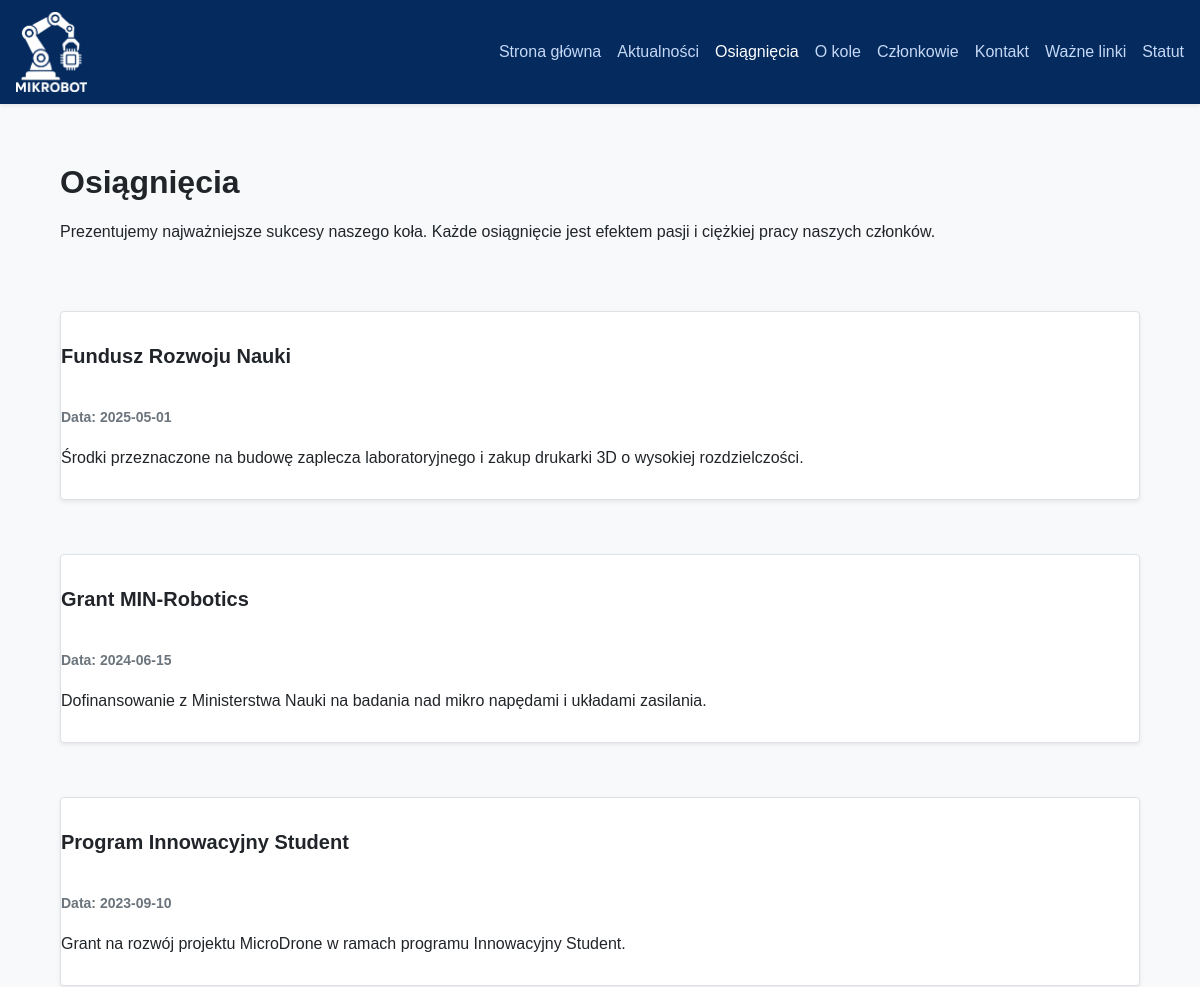
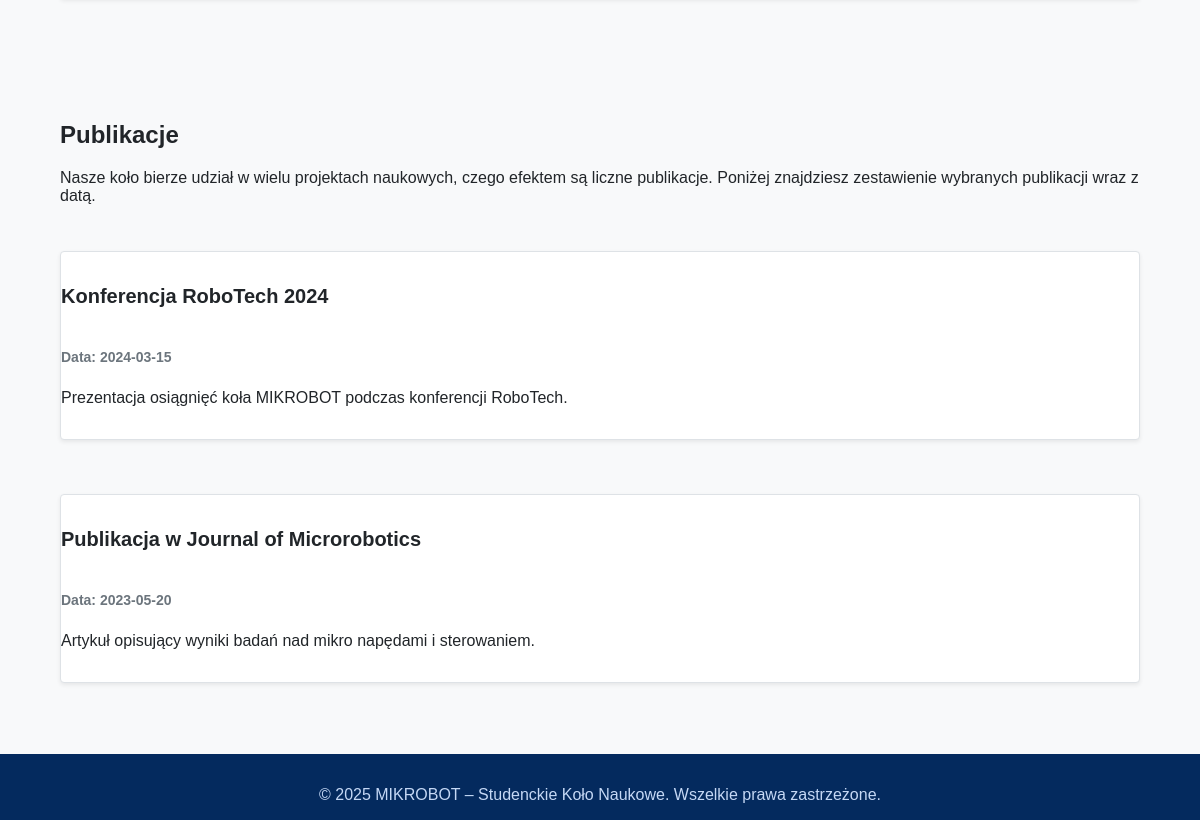
/achievements, run on the app's committed database (2 pictures, top to bottom).
### tables this page shows
CREATE TABLE achievements (
            id INTEGER PRIMARY KEY AUTOINCREMENT,
            title TEXT NOT NULL,
            description TEXT NOT NULL,
            date TEXT NOT NULL
        );

CREATE TABLE publications (
            id INTEGER PRIMARY KEY AUTOINCREMENT,
            title TEXT NOT NULL,
            description TEXT NOT NULL,
            date TEXT NOT NULL
        );

### app.py (the view)
@app.route("/achievements")
def achievements():
    conn = get_db_connection()
    achievements_list = conn.execute(
        """
        SELECT a.id, a.title, a.description, a.date,
               GROUP_CONCAT(ai.filename) AS images
        FROM achievements a
        LEFT JOIN achievement_images ai ON ai.achievement_id = a.id
        GROUP BY a.id
        ORDER BY a.date DESC, a.id DESC
        """
    ).fetchall()
    publications_list = conn.execute(
        """
        SELECT p.id, p.title, p.description, p.date,
               GROUP_CONCAT(pi.filename) AS images
        FROM publications p
        LEFT JOIN publication_images pi ON pi.publication_id = p.id
        GROUP BY p.id
        ORDER BY p.date DESC, p.id DESC
        """
    ).fetchall()
    conn.close()
    return render_template("achievements.html", achievements=achievements_list, publications=publications_list)

### app.py (called while the page is built)
def get_db_connection():
    conn = sqlite3.connect(DATABASE)
    conn.row_factory = sqlite3.Row
    return conn

@app.context_processor
def inject_now():
    return {
        "year": datetime.now().year,
        "admin_logged_in": session.get("admin_logged_in", False),
    }

### templates/achievements.html (shortened to what this page needs)
{% extends "layout.html" %}
{% block content %}
<div class="row mb-4">
  <div class="col-12">
    <h1>Osiągnięcia</h1>
    <p>
      Prezentujemy najważniejsze sukcesy naszego koła. Każde osiągnięcie
      jest efektem pasji i ciężkiej pracy naszych członków.
    </p>
  </div>
</div>
<div class="row">
  {% for ach in achievements %}
  <div class="col-12 mb-4">
    <div class="card horizontal-card shadow-sm h-100 {% if loop.index0 % 2 == 1 %}reverse{% endif %}">
      <div class="content-container d-flex flex-column">
        <h5 class="card-title">{{ ach['title'] }}</h5>
        <h6 class="card-subtitle mb-2 text-muted">Data: {{ ach['date'] }}</h6>
        <p class="card-text">{{ ach['description'] }}</p>
      </div>
    </div>
  </div>
  {% endfor %}
</div>
<div class="row mt-5">
  <div class="col-12">
    <h2>Publikacje</h2>
    <p>Nasze koło bierze udział w wielu projektach naukowych, czego efektem są liczne publikacje.
       Poniżej znajdziesz zestawienie wybranych publikacji wraz z datą.</p>
  </div>
</div>
<div class="row">
  {% for pub in publications %}
  <div class="col-12 mb-4">
    <div class="card horizontal-card shadow-sm h-100 {% if loop.index0 % 2 == 1 %}reverse{% endif %}">
      <div class="content-container d-flex flex-column">
        <h5 class="card-title">{{ pub['title'] }}</h5>
        <h6 class="card-subtitle mb-2 text-muted">Data: {{ pub['date'] }}</h6>
        <p class="card-text">{{ pub['description'] }}</p>
      </div>
    </div>
  </div>
  {% endfor %}
</div>
{% endblock %}

### templates/layout.html (shortened to what this page needs)
<!doctype html>
<html lang="pl">
  <head>
    <link rel="stylesheet" href="{{ url_for('static', filename='css/main.css') }}">
  </head>
  <body>
    <nav class="navbar shadow-sm">
      <div class="container d-flex align-items-center">
        <a class="navbar-brand" href="{{ url_for('index') }}">
          <img src="{{ url_for('static', filename='images/logo.png') }}" alt="MIKROBOT" class="logo">
        </a>
        <div id="navbarNav" class="navbar-collapse">
          <ul class="navbar-nav">
            <li class="nav-item"><a class="nav-link {% if request.path=='/' %}active{% endif %}" href="{{ url_for('index') }}">Strona główna</a></li>
            <li class="nav-item"><a class="nav-link {% if request.path.startswith('/news') %}active{% endif %}" href="{{ url_for('all_news') }}">Aktualności</a></li>
            <li class="nav-item"><a class="nav-link {% if request.path.startswith('/achievements') %}active{% endif %}" href="{{ url_for('achievements') }}">Osiągnięcia</a></li>
            <li class="nav-item"><a class="nav-link {% if request.path.startswith('/about') %}active{% endif %}" href="{{ url_for('about') }}">O kole</a></li>
            <li class="nav-item"><a class="nav-link {% if request.path.startswith('/members') %}active{% endif %}" href="{{ url_for('members') }}">Członkowie</a></li>
            <li class="nav-item"><a class="nav-link {% if request.path.startswith('/contact') %}active{% endif %}" href="{{ url_for('contact') }}">Kontakt</a></li>
            <li class="nav-item"><a class="nav-link {% if request.path.startswith('/links') %}active{% endif %}" href="{{ url_for('links') }}">Ważne linki</a></li>
            <li class="nav-item"><a class="nav-link {% if request.path.startswith('/statute') %}active{% endif %}" href="{{ url_for('statute') }}">Statut</a></li>
          </ul>
        </div>
      </div>
    </nav>
    <main class="flex-fill">
      <div class="container mt-4">
        {% block content %}{% endblock %}
      </div>
    </main>
    <footer>
      <div class="container">
        <p class="mb-0">&copy; {{ year }} MIKROBOT – Studenckie Koło Naukowe. Wszelkie prawa zastrzeżone.</p>
      </div>
    </footer>
  </body>
</html>

### static/css/main.css (style rules this page uses)
* { box-sizing: border-box; }
body { margin: 0; font-family: Arial, Helvetica, sans-serif; background-color: #f8f9fa; color: #212529; display: flex; flex-direction: column; min-height: 100vh; }
main { flex: 1 0 auto; }
.container { width: 90%; max-width: 1200px; margin: 0 auto; }
.row { display: flex; flex-wrap: wrap; margin-left: -15px; margin-right: -15px; }
.col-12 { flex: 0 0 100%; max-width: 100%; padding: 15px; }
.h-100 { height: 100% !important; }
.mb-0 { margin-bottom: 0 !important; }
.mb-2 { margin-bottom: 0.5rem !important; }
.mb-4 { margin-bottom: 1.5rem !important; }
.mt-4 { margin-top: 1.5rem !important; }
.mt-5 { margin-top: 3rem !important; }
.text-muted { color: #6c757d !important; }
.card { border: 1px solid #dee2e6; border-radius: 0.25rem; background-color: #fff; overflow: hidden; display: flex; flex-direction: column; height: 100%; color: #212529; }
.card-title { font-size: 1.25rem; font-weight: 600; margin-bottom: 0.5rem; }
.card-subtitle { font-size: 0.875rem; margin-bottom: 0.5rem; }
.card-text { flex: 1; margin-bottom: 1rem; }
.shadow-sm { box-shadow: 0 0.125rem 0.25rem rgba(0, 0, 0, 0.075); }
.d-flex { display: flex !important; }
.flex-column { flex-direction: column !important; }
.navbar { background-color: #042a5e; color: #fff; padding: 0.75rem 1rem; min-height: 100px; }
.navbar > .container { display: flex; align-items: center; width: 100%; }
.navbar-brand { font-size: 1.5rem; font-weight: 700; color: #fff; text-decoration: none; }
.navbar-brand img { height: 80px; width: auto; display: block; }
.navbar-nav { list-style: none; margin: 0; padding: 0; display: flex; align-items: center; }
.nav-item { margin-left: 1rem; }
.nav-link { color: #c5d8f5; text-decoration: none; padding: 0.5rem 0; display: block; }
.nav-link:hover, .nav-link.active { color: #fff; }
@media (min-width: 769px) { #navbarNav { display: block; margin-left: auto; width: auto; } }
@media (min-width: 769px) { .navbar-nav { flex-direction: row; margin-left: auto; } }
@media (min-width: 769px) { .nav-item { margin-left: 1rem; margin-bottom: 0; } }
footer { background-color: #042a5e; color: #c5d8f5; padding: 1rem 0; text-align: center; margin-top: 2rem; }
.flex-fill { flex: 1 1 auto; }
.card.horizontal-card { display: flex; flex-direction: column; gap: 1rem; margin-bottom: 1rem; }
.card.horizontal-card .content-container { flex: 1; }
@media (min-width: 768px) { .card.horizontal-card { flex-direction: row; } }
@media (min-width: 768px) { .card.horizontal-card.reverse { flex-direction: row-reverse; } }

### data on the page
achievements: title "Fundusz Rozwoju Nauki", date "2025-05-01", description "Środki przeznaczone na budowę zaplecza laboratoryjnego i zakup drukarki 3D o wysokiej rozdzielczości."
achievements: title "Grant MIN-Robotics", date "2024-06-15", description "Dofinansowanie z Ministerstwa Nauki na badania nad mikro napędami i układami zasilania."
achievements: title "Program Innowacyjny Student", date "2023-09-10", description "Grant na rozwój projektu MicroDrone w ramach programu Innowacyjny Student."
publications: title "Konferencja RoboTech 2024", date "2024-03-15", description "Prezentacja osiągnięć koła MIKROBOT podczas konferencji RoboTech."
publications: title "Publikacja w Journal of Microrobotics", date "2023-05-20", description "Artykuł opisujący wyniki badań nad mikro napędami i sterowaniem."
